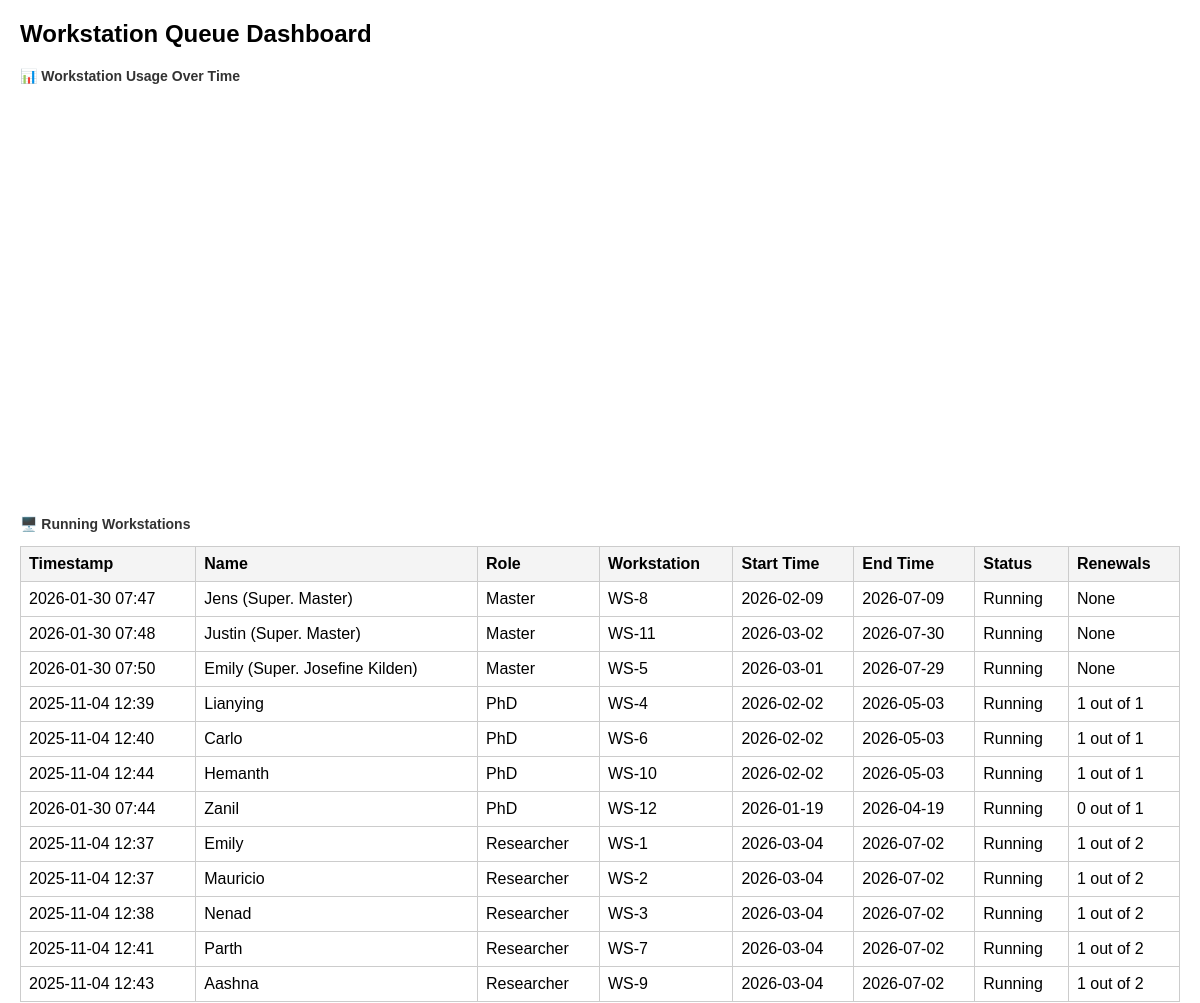
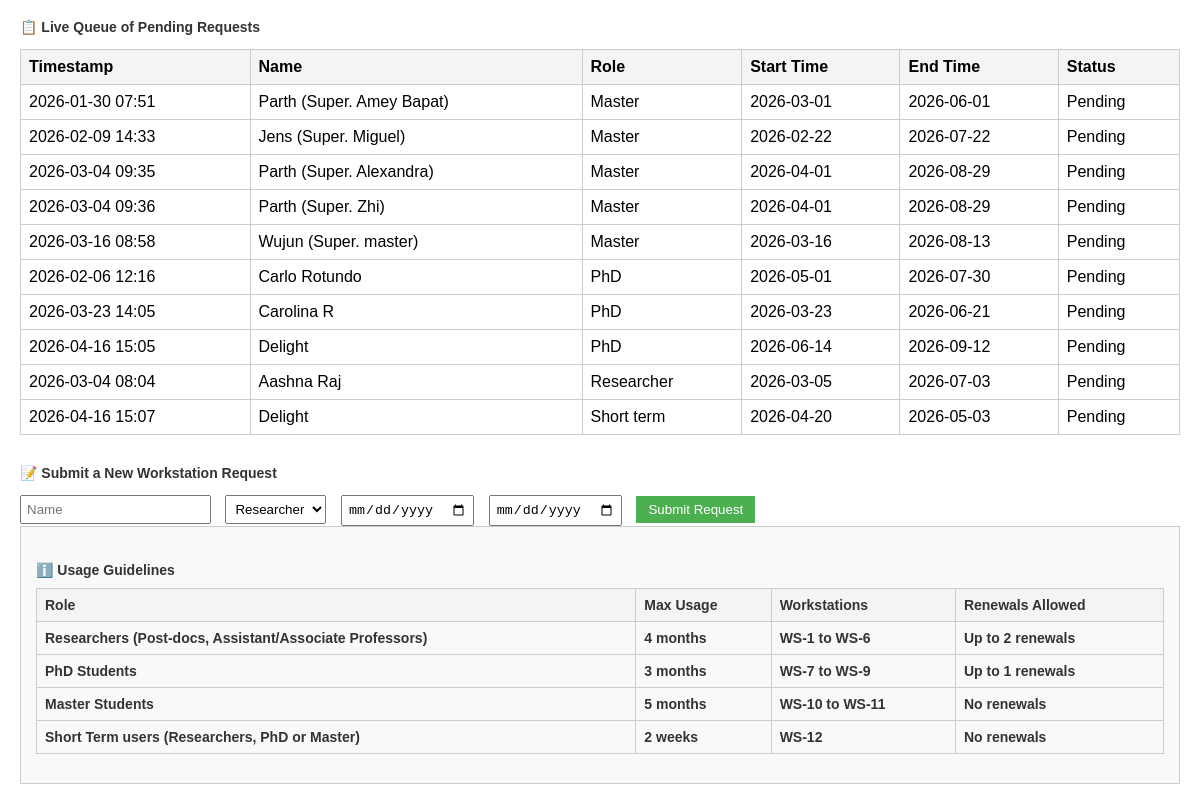
Page / (signed in) on the earlier database version (2 pictures, top to bottom).
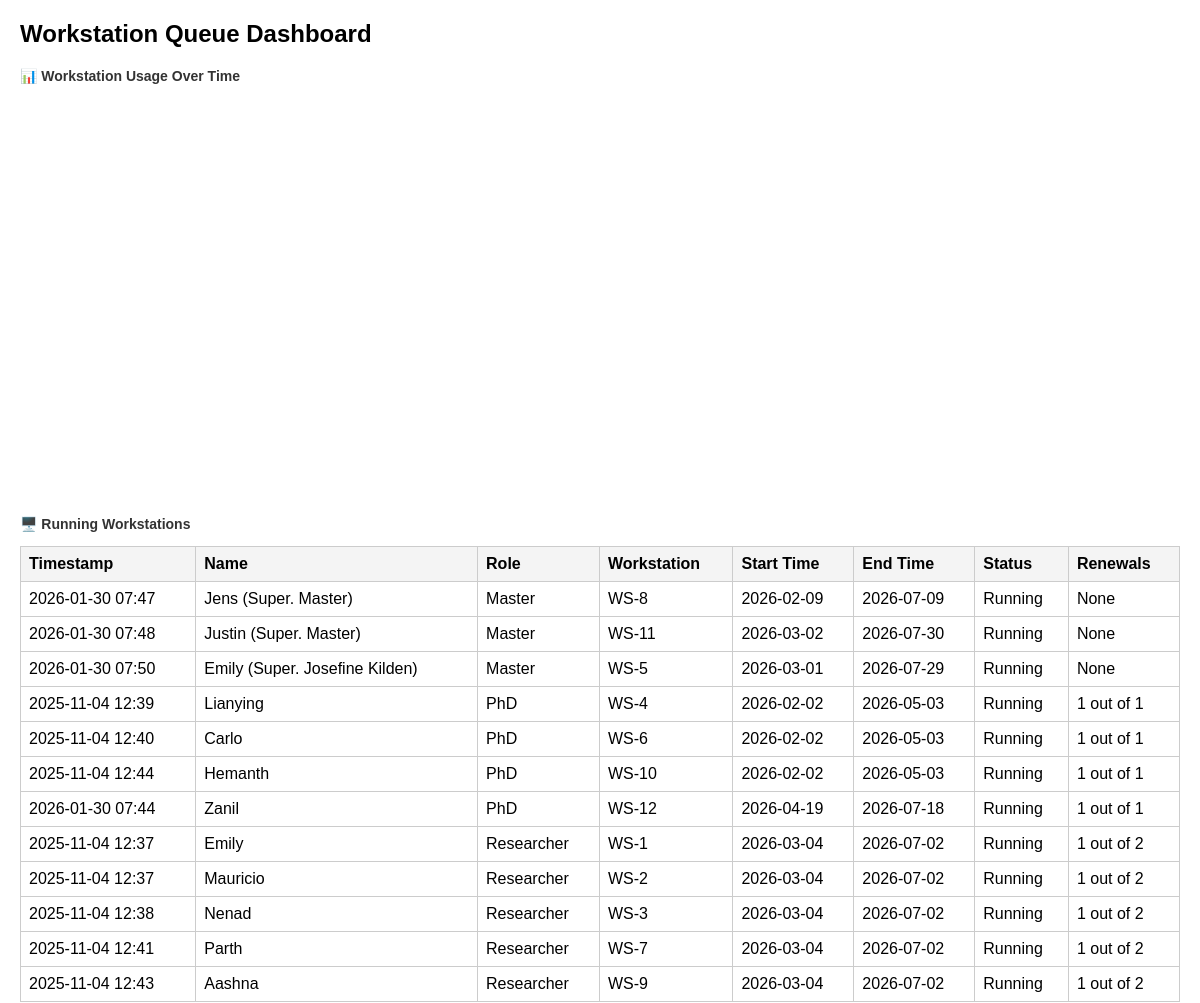
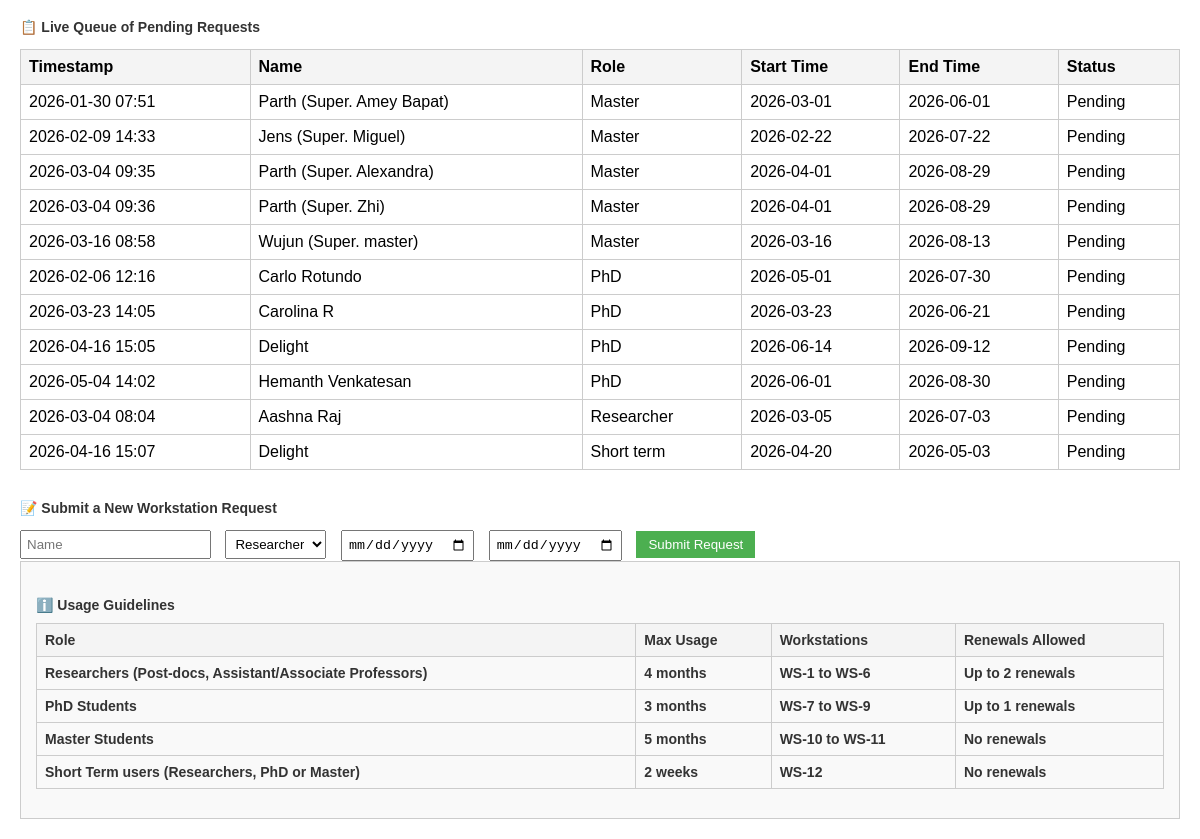
Same page on the later database version (2 pictures, top to bottom).
### app.py (models this page shows)
class Request(db.Model):
    id = db.Column(db.Integer, primary_key=True)
    timestamp = db.Column(db.DateTime, default=datetime.utcnow)
    name = db.Column(db.String(100))
    role = db.Column(db.String(50))
    start_time = db.Column(db.String(50))
    end_time = db.Column(db.String(50))
    status = db.Column(db.String(50), default="Pending")
    workstation = db.Column(db.String(50))
    renewals = db.Column(db.Integer)

### app.py (the view)
@app.route('/')
@login_required
def dashboard():
    Request.query.filter_by(status='Completed').delete()
    db.session.commit()
    pending_requests = (Request.query.filter_by(status='Pending').order_by(Request.role.asc(),Request.timestamp.asc()).all())
    running_requests = (Request.query.filter_by(status='Running').order_by(Request.role.asc(),Request.timestamp.asc()).all())
    chart_data = []
    for req in running_requests:
        chart_data.append({
            "name": req.name or "",
            "workstation": req.workstation or "",
            "start": str(req.start_time),
            "end": str(req.end_time),
            "renewals": req.renewals or "",
            "color": "blue" if req.role == "PhD" else "orange" if req.role == "Master" else "green"
        })
    return render_template('dashboard.html',
                           pending_requests=pending_requests,
                           running_requests=running_requests,
                           chart_data=chart_data)

### app.py (called while the page is built)
@login_manager.user_loader
def load_user(user_id):
    return User.query.get(int(user_id))

### templates/dashboard.html (shortened to what this page needs)
<!DOCTYPE html>
<html lang="en">
<head>
</head>
<body>
    <h1>Workstation Queue Dashboard</h1>
    <h2>📊 Workstation Usage Over Time</h2>
    <div id="usageChart" style="width:100%;height:400px;"></div>
    <h3>🖥️ Running Workstations</h3>
    <table>
        <tr><th>Timestamp</th><th>Name</th><th>Role</th><th>Workstation</th><th>Start Time</th><th>End Time</th><th>Status</th><th>Renewals</th></tr>
        {% for req in running_requests %}
        <tr>
            <td>{{ req.timestamp.strftime('%Y-%m-%d %H:%M') }}</td>
            <td>{{ req.name }}</td>
            <td>{{ req.role }}</td>
            <td>{{ req.workstation }}</td>
            <td>{{ req.start_time }}</td>
            <td>{{ req.end_time }}</td>
            <td>{{ req.status }}</td>
            <td>{{ req.renewals }}</td>
        </tr>
        {% endfor %}
    </table>
    <h3>📋 Live Queue of Pending Requests</h3>
    <table>
        <tr><th>Timestamp</th><th>Name</th><th>Role</th><th>Start Time</th><th>End Time</th><th>Status</th></tr>
        {% for req in pending_requests %}
        <tr>
            <td>{{ req.timestamp.strftime('%Y-%m-%d %H:%M') }}</td>
            <td>{{ req.name }}</td>
            <td>{{ req.role }}</td>
            <td>{{ req.start_time }}</td>
            <td>{{ req.end_time }}</td>
            <td>{{ req.status }}</td>
        </tr>
        {% endfor %}
    </table>
<div class="form-section">
<h3>📝 Submit a New Workstation Request</h3>
<form id="requestForm">
<input name="name" placeholder="Name" required="" type="text"/>
<select name="role">
<option value="Researcher">Researcher</option>
</select>
<input name="startTime" required="" type="date"/>
<input name="endTime" required="" type="date"/>
<button class="submit-btn" type="submit">Submit Request</button>
</form>
</div>
    <div style="background-color:#f9f9f9; padding:15px; border:1px solid #ccc; margin-bottom:20px;">
<h3>ℹ️ Usage Guidelines
<table border="1" style="width:100%; margin-top:10px; border-collapse:collapse;">
<thead>
<tr style="background-color:#f2f2f2;">
<th>Role</th>
<th>Max Usage</th>
<th>Workstations</th>
<th>Renewals Allowed</th>
</tr>
</thead>
<tbody>
<tr>
<td>Researchers (Post-docs, Assistant/Associate Professors)</td>
<td>4 months</td>
<td>WS-1 to WS-6</td>
<td>Up to 2 renewals</td>
</tr>
<tr>
<td>PhD Students</td>
<td>3 months</td>
<td>WS-7 to WS-9</td>
<td>Up to 1 renewals</td>
</tr>
<tr>
<td>Master Students</td>
<td>5 months</td>
<td>WS-10 to WS-11</td>
<td>No renewals</td>
</tr>
<tr>
<td>Short Term users (Researchers, PhD or Master)</td>
<td>2 weeks</td>
<td>WS-12</td>
<td>No renewals</td>
</tr>
</tbody>
</table>
</h3>
</body>
</html>

### templates/dashboard.html (style rules this page uses)
body { font-family: Arial, sans-serif; margin: 20px; }
h1 { font-size: 24px; margin-bottom: 10px; }
h2, h3 { font-size: 14px; margin-top: 20px; color: #333; }
table { width: 100%; border-collapse: collapse; margin-top: 10px; }
th, td { border: 1px solid #ccc; padding: 8px; text-align: left; }
th { background-color: #f4f4f4; }
.form-section { margin-top: 30px; }
.form-section input, .form-section select { margin-right: 10px; padding: 5px; }
.submit-btn { padding: 6px 12px; background-color: #4CAF50; color: white; border: none; cursor: pointer; }

Differences in the rows shown:
changed Request "Zanil": start_time "2026-01-19" → "2026-04-19"; end_time "2026-04-19" → "2026-07-18"; renewals "0 out of 1" → "1 out of 1"
added Request: timestamp "2026-05-04 14:02", name "Hemanth Venkatesan", role "PhD", start_time "2026-06-01", end_time "2026-08-30", status "Pending", shown under "📋 Live Queue of Pending Requests"
